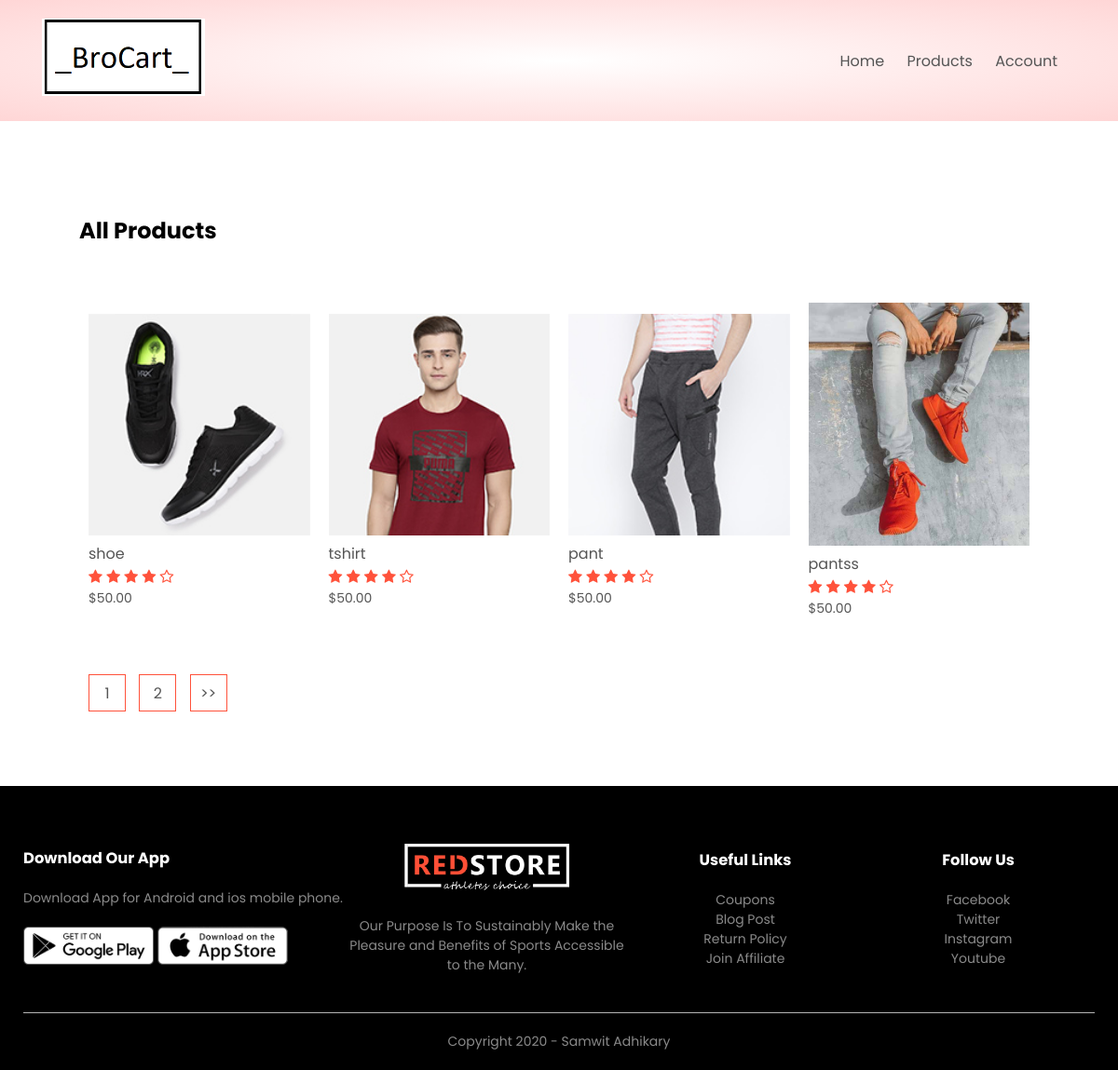
Page /product_list on the earlier database version.
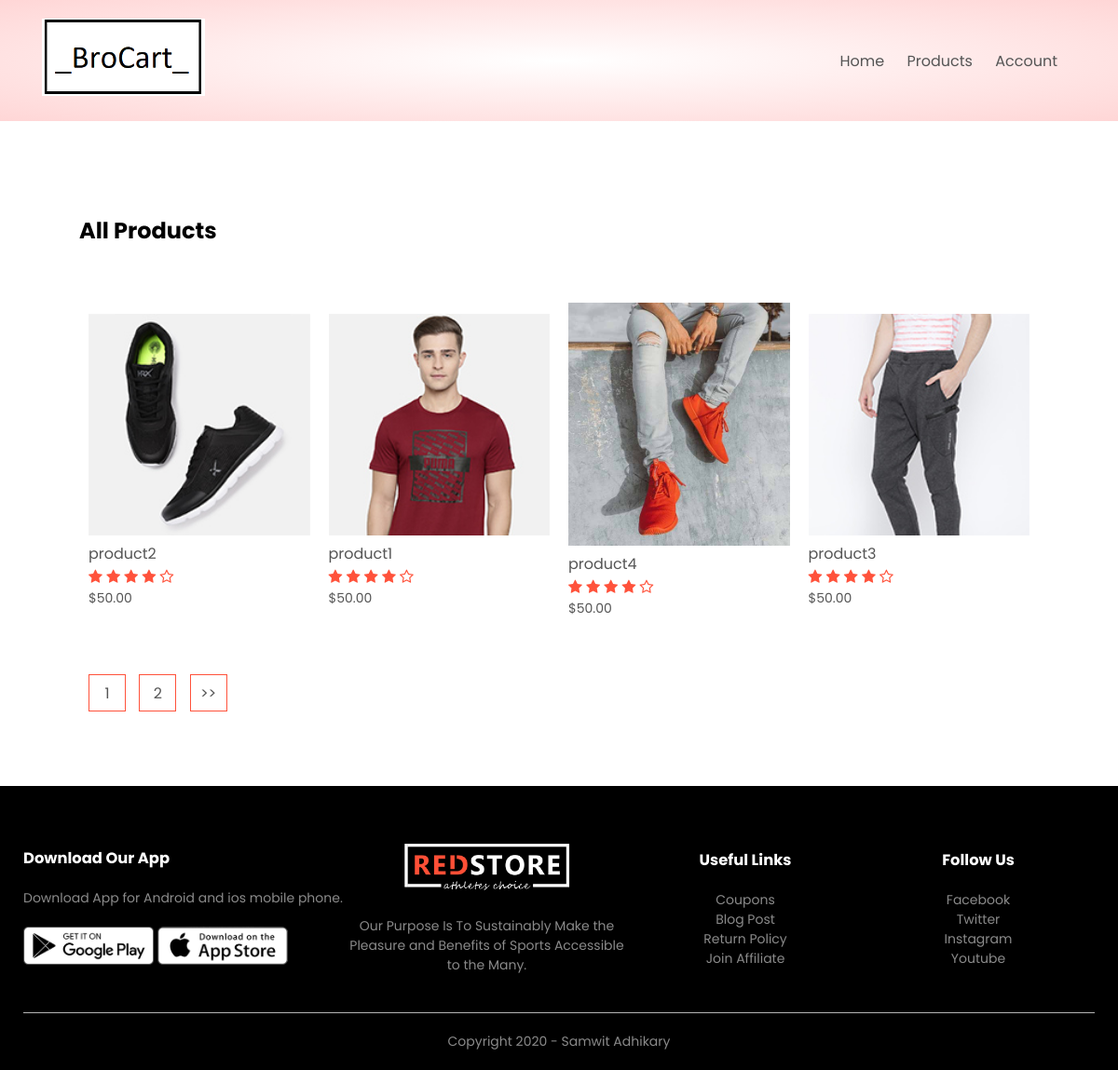
Same page on the later database version.
### products/models.py (models this page shows, shortened)
class Product(models.Model):
    LIVE = 1
    DELETE = 0
    DELETE_CHOICES = ((LIVE,'Live'),(DELETE,'Delete'))
    title = models.CharField(max_length=200)
    price = models.FloatField()
    description = models.TextField()
    image = models.ImageField(upload_to='media/')
    priority = models.IntegerField(default=1)
    delete_status = models.IntegerField(choices=DELETE_CHOICES,default=LIVE)
    createt_at = models.DateTimeField(auto_now_add=True)
    updated_at = models.DateTimeField(auto_now=True)

### products/views.py (the view)
# urls.py: path('product_list',views.list_products,name="list_products"),
def list_products(request):
    page = 1
    if request.GET:
        page = request.GET.get('page',1)
    product_list = Product.objects.order_by('priority')
    product_paginator = Paginator(product_list,4)
    product_list = product_paginator.get_page(page)
    context = {'products':product_list}
    return render(request,'products.html',context)

### products/templatetags/chunks.py (called while the page is built)
@register.filter(name='chunks')
def chunks(list_data,chunk_size):
    chunk=[]
    i=0
    for data in list_data:
        chunk.append(data)
        i=i+1
        if i==chunk_size:
            yield chunk
            i=0
            chunk=[]
    if chunk:
        yield chunk

### templates/products.html
{% extends 'blank_layout.html' %}
{% block content %}
{% include 'products_list.html' %}
{% endblock %}

### templates/blank_layout.html (shortened to what this page needs)
{% load static %}
<!DOCTYPE html>
<html lang="en">
<head>
    <link rel="stylesheet" href="{% static 'css/style.css' %}">
    <link rel="stylesheet" href="https://stackpath.bootstrapcdn.com/font-awesome/4.7.0/css/font-awesome.min.css">
</head>
<body>
<div class="header">
    <div class="container">
        {% include 'menu.html' %}
    </div>
</div>
{% block content %}{% endblock %}
    <div class="footer">
        <div class="container">
            <div class="row">
                <div class="footer-col-1">
                    <h3>Download Our App</h3>
                    <p>Download App for Android and ios mobile phone.</p>
                    <div class="app-logo">
                        <img src="{% static 'images/play-store.png' %}">
                        <img src="{% static 'images/app-store.png' %}">
                    </div>
                </div>
                <div class="footer-col-2">
                    <img src="{% static 'images/logo-white.png' %}">
                    <p>Our Purpose Is To Sustainably Make the Pleasure and Benefits of Sports Accessible to the Many.
                    </p>
                </div>
                <div class="footer-col-3">
                    <h3>Useful Links</h3>
                    <ul>
                        <li>Coupons</li>
                        <li>Blog Post</li>
                        <li>Return Policy</li>
                        <li>Join Affiliate</li>
                    </ul>
                </div>
                <div class="footer-col-4">
                    <h3>Follow Us</h3>
                    <ul>
                        <li>Facebook</li>
                        <li>Twitter</li>
                        <li>Instagram</li>
                        <li>Youtube</li>
                    </ul>
                </div>
            </div>
            <hr>
            <p class="copyright">Copyright 2020 - Samwit Adhikary</p>
        </div>
    </div>
</body>
</html>

### templates/menu.html (shortened to what this page needs)
{% load static %}
<div class="navbar">
    <div class="logo">
        <a href="{% url 'home' %}"><img src="{% static 'images/logo1.png' %}" alt="logo" width="175px"></a>
    </div>
    <nav>
        <ul id="MenuItems">
            <li><a href="{% url 'home' %}">Home</a></li>
            <li><a href="{% url 'list_products' %}">Products</a></li>
            {% if not user.is_authenticated %}
            <li><a href="{% url 'show_account' %}">Account</a></li>
            {% else %}
            <li><a href="{% url 'sign_out' %}">Logout</a></li>
            {% endif %}
        </ul>
    </nav>
</div>

### templates/products_list.html (shortened to what this page needs)
{% load static %}
{% load chunks %}
<div class="small-container">
    <div class="row row-2">
        <h2>All Products</h2>
    </div>
    {% for product_chunks in products|chunks:4 %}
    <div class="row">
        {% for product in product_chunks %}
        <div class="col-4">
            <a href="{% url 'detail_product' product.id %}"><img src="{{ product.image.url }}"></a>
            <h4>{{ product.title }}</h4>
            <div class="rating">
                <i class="fa fa-star"></i>
                <i class="fa fa-star"></i>
                <i class="fa fa-star"></i>
                <i class="fa fa-star"></i>
                <i class="fa fa-star-o"></i>
            </div>
            <p>$50.00</p>
        </div>
        {% endfor %}
    </div>
    {% endfor %}
    <div class="page-btn">
        {% for i in products.paginator.page_range %}
        <a href="?page={{i}}"><span>{{i}}</span></a>
        {% endfor %}
        {% if products.has_next %}
        <a href="?page={{ products.next_page_number }}"><span>>></span></a>
        {% endif %}
    </div>
</div>

### static/css/style.css (style rules this page uses)
* { margin: 0; padding: 0; box-sizing: border-box; }
body { font-family: 'Poppins', sans-serif; }
.navbar { display: flex; align-items: center; padding: 20px; }
nav { flex: 1; text-align: right; }
nav ul { display: inline-block; list-style-type: none; }
nav ul li { display: inline-block; margin-right: 20px; }
a { text-decoration: none; color: #555; }
p { color: #555; }
.container { max-width: 1300px; margin: auto; padding-left: 25px; padding-right: 25px; }
.row { display: flex; align-items: center; flex-wrap: wrap; justify-content: space-around; }
.header { background: radial-gradient(#fff,#ffd6d6); }
.small-container { max-width: 1080px; margin: auto; padding-left: 25px; padding-right: 25px; }
.col-4 { flex-basis: 25%; padding: 10px; min-width: 200px; margin-bottom: 50px; transition: transform 0.5s; }
.col-4 img { width: 100%; }
h4 { color: #555; font-weight: normal; }
.col-4 p { font-size: 14px; }
.rating .fa { color: #ff523b; }
.footer { background: black; color: #8a8a8a; font-size: 14px; padding: 60px 0 20px; }
.footer p { color: #8a8a8a; }
.footer h3 { color: #fff; margin-bottom: 20px; }
.footer-col-1, .footer-col-2, .footer-col-3, .footer-col-4 { min-width: 250px; margin-bottom: 20px; }
.footer-col-1 { flex-basis: 30%; }
.footer-col-2 { flex: 1; text-align: center; }
.footer-col-2 img { width: 180px; margin-bottom: 20px; }
.footer-col-3, .footer-col-4 { flex-basis: 12%; text-align: center; }
ul { list-style-type: none; }
.app-logo { margin-top: 20px; }
.app-logo img { width: 140px; }
.footer hr { border: none; background: #b5b5b5; height: 1px; margin: 20px 0; }
.copyright { text-align: center; }
.row-2 { justify-content: space-between; margin: 100px auto 50px; }
.page-btn { margin: 0 auto 80px; }
.page-btn span { display: inline-block; border: 1px solid #ff523b; margin-left: 10px; width: 40px; height: 40px; text-align: center; line-height: 40px; cursor: pointer; }

Differences in the rows shown:
changed Product: title "shoe" → "product2"
changed Product: title "tshirt" → "product1"
changed Product: title "pantss" → "product4"; moves up the list
changed Product: title "pant" → "product3"
